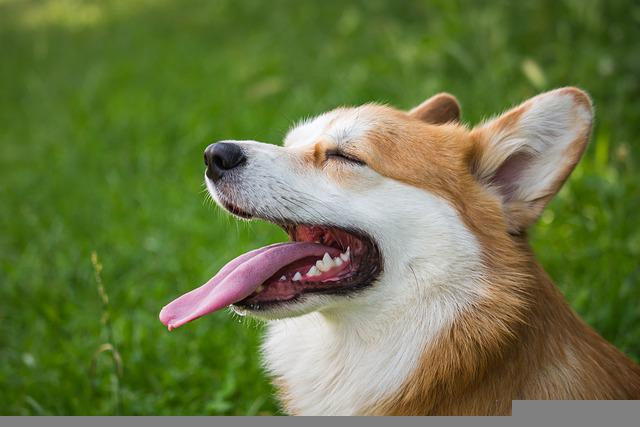
#> input picture library/openCV/image/img.jpg, 640 x 427 px, given in place of the camera
$ python 3python.py
#> lines starting #> are read from the running program, lines starting #| are printed output that depends on the picture; after the words box and inside, x2 and y2 are one past the last pixel; in counts of white or black regions, pixels touching at a corner belong together
#> further down, frame is the input picture: shape (427, 640, 3); mean B, G, R 68.6, 119, 106.9
import cv2
import numpy as np

def process(img):
    img_gray = cv2.cvtColor(img, cv2.COLOR_BGR2GRAY)
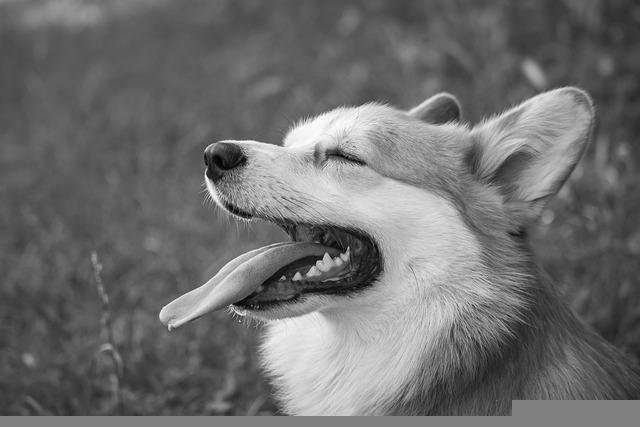
#> img_gray: shape (427, 640); min 0, max 255, mean 109.6
    img_canny = cv2.Canny(img_gray, 12, 54)
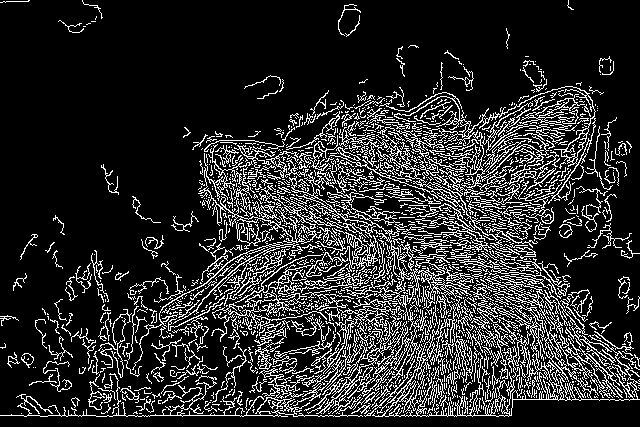
#> img_canny: shape (427, 640); 16.7% white in thin lines or dots
    kernel = np.ones((3, 3))
    img_dilate = cv2.dilate(img_canny, kernel, iterations=10)
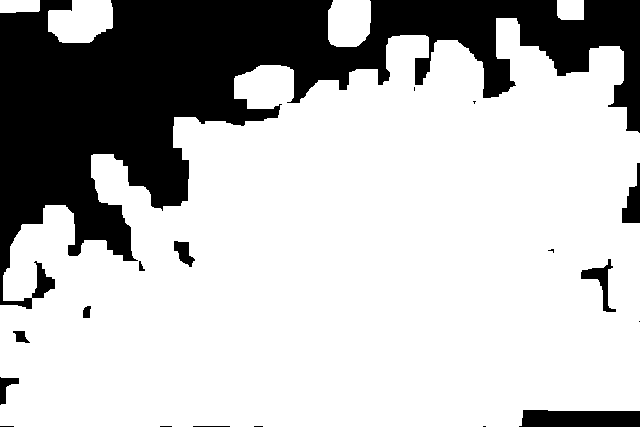
#> img_dilate: shape (427, 640); 73.6% white; 18 black regions (8 under 20 px), largest, box (x1, y1, x2, y2) and area: (0, 0, 640, 309) 68252, (519, 410, 640, 427) 1909, (622, 163, 640, 223) 599
    img_erode = cv2.erode(img_dilate, kernel, iterations=8)
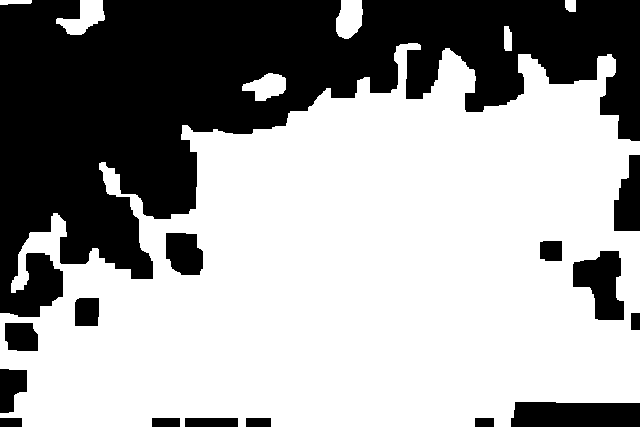
#> img_erode: shape (427, 640); 62.4% white; 15 black regions
    return img_erode

cap = cv2.VideoCapture(0)

while True:
  ret,frame = cap.read()

  contours, _ = cv2.findContours(process(frame), cv2.RETR_EXTERNAL, cv2.CHAIN_APPROX_NONE)
#> contours = 7 contours; box (x1, y1, x2, y2) and area: (0, 43, 640, 427) 171604, (56, 0, 105, 35) 852, (336, 0, 363, 39) 788, (242, 73, 286, 101) 716, (504, 26, 512, 51) 152, (565, 0, 576, 12) 102, (0, 0, 32, 5) 100
  cv2.drawContours(frame, contours, -1, (0, 255, 0), 2)
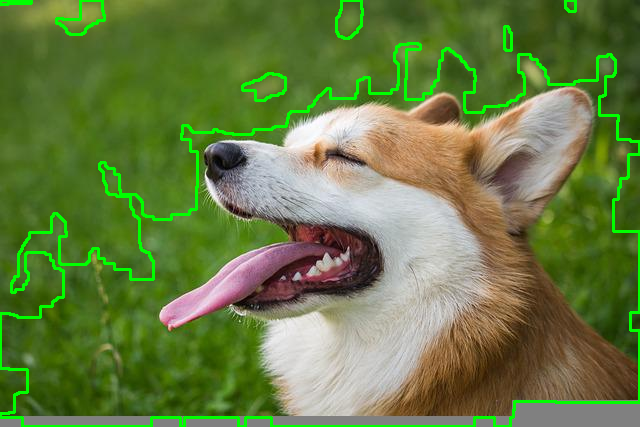
#> frame: shape (427, 640, 3); 3.89% of pixels changed, all inside (x1, y1, x2, y2) = (0, 0, 640, 427)
  cv2.imshow("Image", frame)

  if cv2.waitKey(1) & 0xFF == ord('q'):
#> (key q is pressed here)
    break

cap.release()
cv2.destroyAllWindows()

$ run again, on library/openCV/image/newspaper.jpg
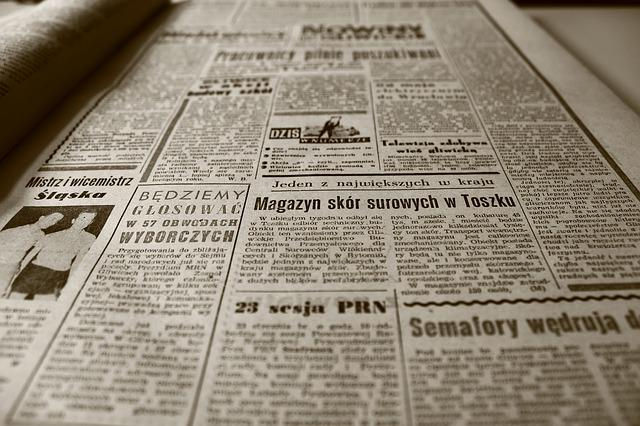
#> input picture library/openCV/image/newspaper.jpg, 640 x 426 px, given in place of the camera
#> frame is the input picture: shape (426, 640, 3); mean B, G, R 118.9, 135.2, 145.8
#> in process, `img_canny = cv2.Canny(img_gray, 12, 54)`:
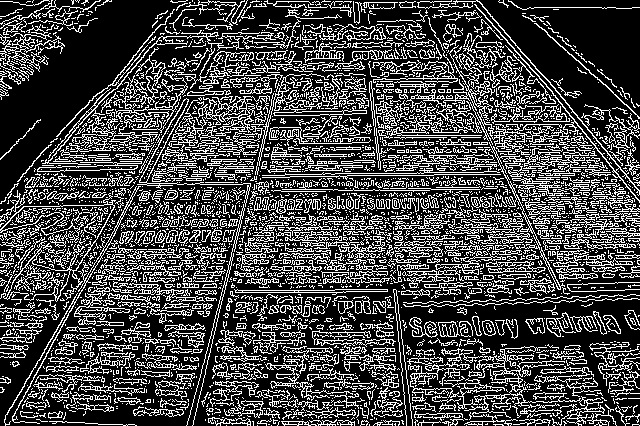
#> img_canny: shape (426, 640); 27.8% white in thin lines or dots
#> img_dilate: shape (426, 640); 97.2% white; 4 black regions, box (x1, y1, x2, y2) and area: (0, 0, 157, 138) 4894, (563, 18, 640, 84) 2621, (530, 38, 563, 68) 125, (0, 170, 8, 181) 48
#> img_erode: shape (426, 640); 94.3% white; 4 black regions
#> contours = 2 contours; box (x1, y1, x2, y2) and area: (0, 0, 640, 426) 251170, (0, 0, 114, 102) 5971
#> `cv2.drawContours(frame, contours, -1, (0, 255, 0), 2)`:
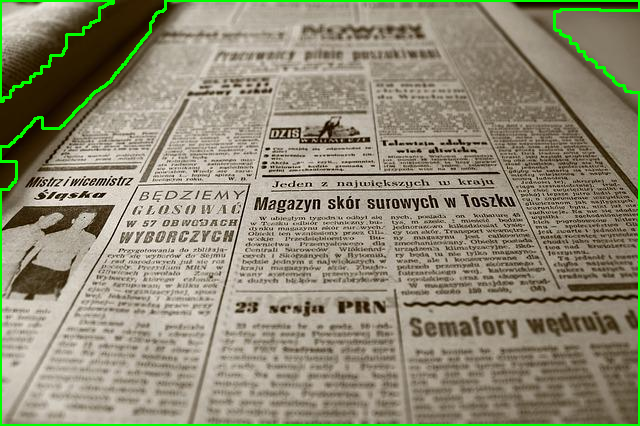
#> frame: shape (426, 640, 3); 2.27% of pixels changed, all inside (x1, y1, x2, y2) = (0, 0, 640, 426)
